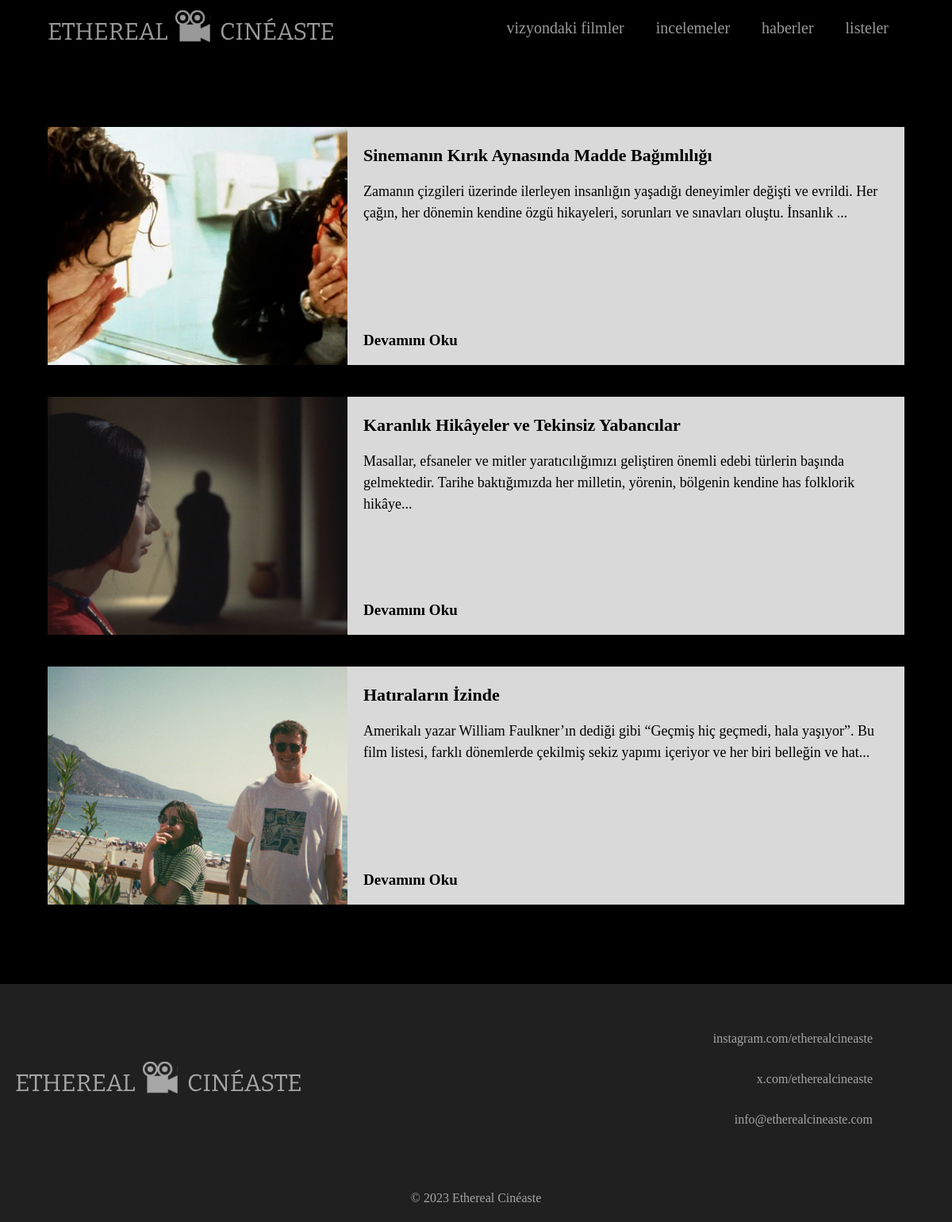
The page /lists.php on the database its author committed.
### tables this page shows
CREATE TABLE `lists` (
  `id` bigint(11) NOT NULL,
  `entry_date` timestamp NOT NULL DEFAULT current_timestamp(),
  `list_title` varchar(255) NOT NULL,
  `card_image` text NOT NULL,
  `card_content` text NOT NULL,
  `content` longtext NOT NULL
);

### lists.php (the view, shortened to what this page needs)
<!DOCTYPE html>
<html lang="en">
<head>
    <link rel="stylesheet" href="https://cdn.jsdelivr.net/npm/swiper@11/swiper-bundle.min.css" />
    <link rel="stylesheet" href="assets/style.css">
</head>
<body>
    <?php include 'partials/header.php'; ?>
    <br><br><br><br><br>
    <section class="list-section">
        <div class="list-container">
            <?php
            $mysqli = new mysqli("localhost", "root", "", "ethereal_cineaste");
            $result = $mysqli->query("SELECT * FROM lists ORDER BY id DESC LIMIT 6");
            while ($row = $result->fetch_assoc()) {
                ?>
                <div class="list">
                    <div class="list-img">
                        <?php
                        $imageURL = str_replace('../', '', $row['card_image']);
                        echo '<img src="' . $imageURL . '" alt="" />';
                        ?>
                    </div>
                    <div class="list-right">
                        <div class="list-content">
                            <h3>
                                <?php echo $row['list_title'] ?>
                            </h3>
                            <br>
                            <p>
                                <?php $content = html_entity_decode($row['card_content']);
                                echo substr($content, 0, 200);
                                if (strlen($content) > 200) {
                                    echo "...";
                                }
                                ?>
                            </p>
                        </div>
                        <div class="list-footer">
                            <a href="contents/list.php?movieID=<?php echo $row['id'] ?>">Devamını Oku</a>
                        </div>
                    </div>
                </div>
            <?php } ?>
        </div>
    </section>
    <?php include 'partials/footer.php'; ?>
</body>
</html>

### assets/style.css (style rules this page uses)
:root { --light-color: #d9d9d9; --dark-color: #000000; --white-low-alpha: rgba(255, 255, 255, 0.6); --black-low-alpha: rgba(0, 0, 0, 0.7); --swiper-theme-color: #000; }
*, *::before, *::after { margin: 0; padding: 0; box-sizing: border-box; text-decoration: none; }
body { background-color: var(--dark-color); }
section.list-section { width: 100%; display: flex; justify-content: space-between; flex-direction: column; }
section.list-section .list-container { width: 100%; height: 100%; display: grid; grid-template-rows: repeat(3, 1fr); grid-row-gap: 40px; justify-items: center; }
section.list-section .list-container .list { width: 90%; height: 300px; background: #fff; display: flex; flex-direction: row; justify-content: space-between; }
section.list-section .list-container .list-right { width: 65%; height: 100%; background: var(--light-color); padding: 20px; display: flex; flex-direction: column; justify-content: space-between; }
section.list-section .list-container .list-img { height: 100%; width: 35%; }
section.list-section .list-container .list-img img { width: 100%; height: 100%; object-fit: cover; }
section.list-section .list-container .list-right .list-content h3 { height: 30px; font-weight: 700; font-size: 22px; text-align: start; line-height: 50%; padding: 10px 0; }
section.list-section .list-container .list-right .list-content p { font-weight: 500; font-size: 18px; text-align: start; line-height: 150%; }
section.list-section .list-container .list-right .list-footer a { font-weight: 600; font-size: 19px; text-align: start; color: var(--dark-color); }

### rows shown on the page
lists: card_image (picture), list_title "Sinemanın Kırık Aynasında Madde Bağımlılığı", card_content "Zamanın çizgileri üzerinde ilerleyen insanlığın yaşadığı deneyimler değişti ve evrildi. Her çağın, her dönemin kendine özgü hikayeleri, sorunları ve sınavları oluştu. İnsanlık"
lists: card_image (picture), list_title "Karanlık Hikâyeler ve Tekinsiz Yabancılar", card_content "Masallar, efsaneler ve mitler yaratıcılığımızı geliştiren önemli edebi türlerin başında gelmektedir. Tarihe baktığımızda her milletin, yörenin, bölgenin kendine has folklorik hikâye"
lists: card_image (picture), list_title "Hatıraların İzinde", card_content "Amerikalı yazar William Faulkner’ın dediği gibi “Geçmiş hiç geçmedi, hala yaşıyor”. Bu film listesi, farklı dönemlerde çekilmiş sekiz yapımı içeriyor ve her biri belleğin ve hat"
